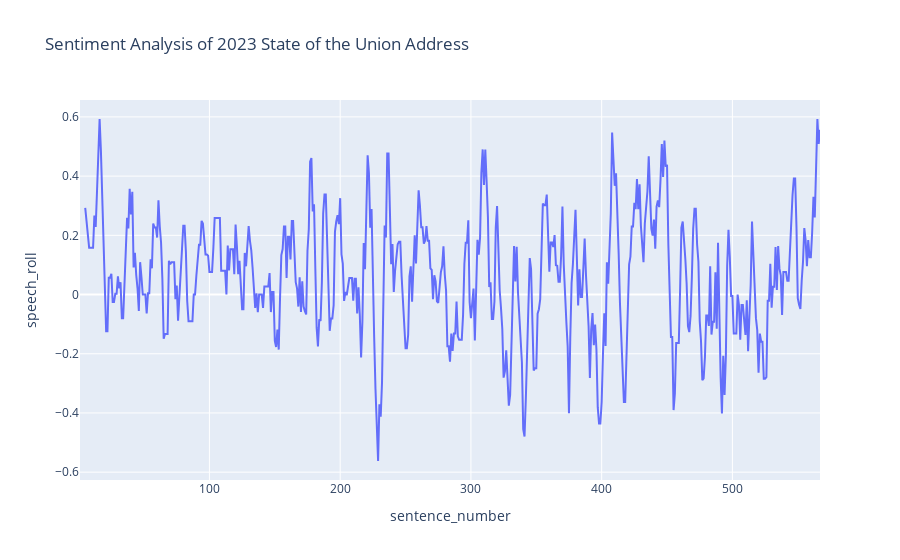

Here is the notebook cell this chart was saved with:
### Code cell
fig = px.line(speech_df, x='sentence_number', y="speech_roll",
             title= "Sentiment Analysis of 2023 State of the Union Address")
fig.show()

### Figure 1 — Plotly figure (JSON) as saved in the notebook; plotly's stock layout.template omitted (floating-point values rounded to 4 significant figures; data arrays with more than 128 entries replaced by an {"elided": "..."} marker saying what was removed)
{"data": [{"hovertemplate": "sentence_number=%{x}<br>speech_roll=%{y}<extra></extra>", "legendgroup": "", "line": {"color": "#636efa", "dash": "solid"}, "marker": {"symbol": "circle"}, "mode": "lines", "name": "", "orientation": "v", "showlegend": false, "type": "scatter", "x": {"elided": "567 int values"}, "xaxis": "x", "y": {"elided": "567 float values"}, "yaxis": "y"}], "layout": {"legend": {"tracegroupgap": 0}, "title": {"text": "Sentiment Analysis of 2023 State of the Union Address"}, "xaxis": {"anchor": "y", "domain": [0, 1], "title": {"text": "sentence_number"}}, "yaxis": {"anchor": "x", "domain": [0, 1], "title": {"text": "speech_roll"}}}}
